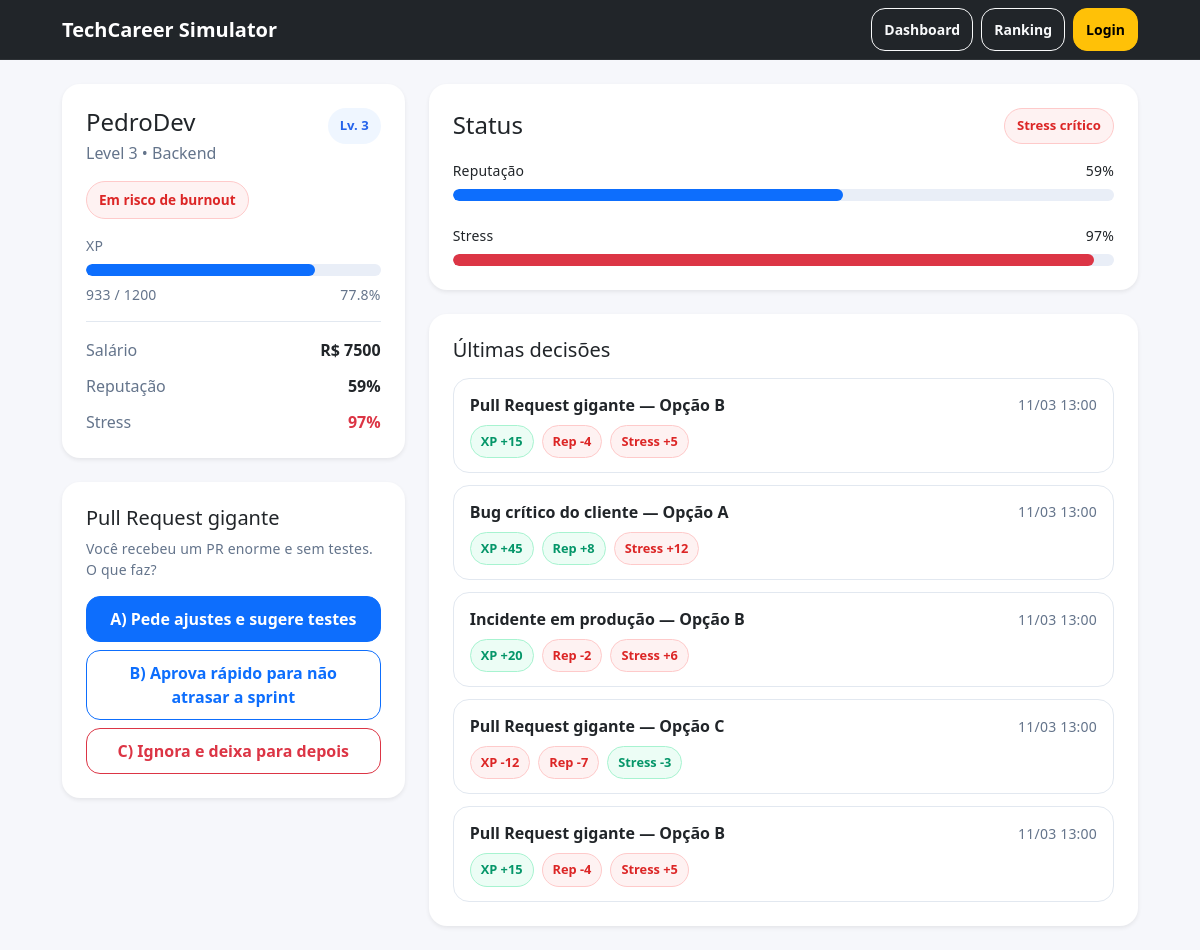
/dashboard, run on the app's committed database.
### models.py (models this page shows)
class User(db.Model):
    id = db.Column(db.Integer, primary_key=True)
    username = db.Column(db.String(100), unique=True, nullable=False)
    stats = db.relationship("Stats", backref="user", uselist=False)

class Stats(db.Model):
    id = db.Column(db.Integer, primary_key=True)
    user_id = db.Column(db.Integer, db.ForeignKey("user.id"), nullable=False, unique=True)
    level = db.Column(db.Integer, default=1)
    xp = db.Column(db.Integer, default=0)
    xp_max = db.Column(db.Integer, default=100)
    salary = db.Column(db.Integer, default=2000)
    reputation = db.Column(db.Integer, default=50)
    stress = db.Column(db.Integer, default=10)

class DecisionLog(db.Model):
    id = db.Column(db.Integer, primary_key=True)
    user_id = db.Column(db.Integer, db.ForeignKey("user.id"), nullable=False)
    choice = db.Column(db.String(1), nullable=False)
    delta_xp = db.Column(db.Integer, default=0)
    delta_reputation = db.Column(db.Integer, default=0)
    delta_stress = db.Column(db.Integer, default=0)
    challenge_title = db.Column(db.String(150), nullable=True)
    created_at = db.Column(db.DateTime, default=datetime.utcnow)

### app.py (the view)
@app.route("/dashboard")
def dashboard():
    user = User.query.first()
    stats = Stats.query.first()
    logs = DecisionLog.query.order_by(DecisionLog.created_at.desc()).limit(5).all()
    if not user or not stats:
        return redirect(url_for("login"))
    current_challenge = random.choice(challenges)
    return render_template(
        "dashboard.html",
        user=user,
        stats=stats,
        logs=logs,
        current_challenge=current_challenge
    )

### templates/dashboard.html (shortened to what this page needs)
{% extends "base.html" %}
{% block content %}
<div class="row g-4">
  <div class="col-12 col-lg-4">
    <div class="card shadow-sm border-0 profile-card">
      <div class="card-body p-4">
        <div class="d-flex justify-content-between align-items-start mb-3">
          <div>
            <h1 class="h4 mb-1">{{ user.username }}</h1>
            <p class="text-secondary mb-0">Level {{ stats.level }} • Backend</p>
          </div>
          <span class="level-badge">Lv. {{ stats.level }}</span>
        </div>
        {% if stats.stress >= 90 %}
          <div class="status-chip danger-soft mb-3">Em risco de burnout</div>
        {% elif stats.reputation >= 80 %}
          <div class="status-chip success-soft mb-3">Profissional em destaque</div>
        {% elif stats.xp >= stats.xp_max * 0.8 %}
          <div class="status-chip info-soft mb-3">Próximo de subir de nível</div>
        {% else %}
          <div class="status-chip neutral-soft mb-3">Em desenvolvimento</div>
        {% endif %}
        <div class="mb-2 small text-secondary">XP</div>
        <div class="progress mb-2">
          <div class="progress-bar" style="width: {{ (stats.xp / stats.xp_max) * 100 }}%"></div>
        </div>
        <div class="d-flex justify-content-between small text-secondary mb-3">
          <span>{{ stats.xp }} / {{ stats.xp_max }}</span>
          <span>{{ ((stats.xp / stats.xp_max) * 100) | round(1) }}%</span>
        </div>
        <hr>
        <div class="info-row">
          <span class="text-secondary">Salário</span>
          <span class="fw-semibold">R$ {{ stats.salary }}</span>
        </div>
        <div class="info-row">
          <span class="text-secondary">Reputação</span>
          <span class="fw-semibold">{{ stats.reputation }}%</span>
        </div>
        <div class="info-row">
          <span class="text-secondary">Stress</span>
          <span class="fw-semibold {% if stats.stress >= 90 %}text-danger{% endif %}">
            {{ stats.stress }}%
          </span>
        </div>
      </div>
    </div>
    <div class="card shadow-sm border-0 mt-4">
      <div class="card-body p-4">
        <h2 class="h5 mb-2">{{ current_challenge.title }}</h2>
        <p class="text-secondary small mb-3">
          {{ current_challenge.prompt }}
        </p>
        <form method="POST" action="{{ url_for('choose') }}" class="d-grid gap-2 mt-3">
          <button
            class="btn btn-primary"
            name="choice"
            value="A"
            type="submit"
          >
            A) {{ current_challenge.a.text }}
          </button>
          <button
            class="btn btn-outline-primary"
            name="choice"
            value="B"
            type="submit"
          >
            B) {{ current_challenge.b.text }}
          </button>
          <button
            class="btn btn-outline-danger"
            name="choice"
            value="C"
            type="submit"
          >
            C) {{ current_challenge.c.text }}
          </button>
        </form>
      </div>
    </div>
  </div>
  <div class="col-12 col-lg-8">
    <div class="card shadow-sm border-0">
      <div class="card-body p-4">
        <div class="d-flex justify-content-between align-items-center mb-3">
          <h2 class="h4 mb-0">Status</h2>
          {% if stats.stress >= 90 %}
            <span class="danger-chip">Stress crítico</span>
          {% endif %}
        </div>
        <div class="mb-2 d-flex justify-content-between small">
          <span>Reputação</span>
          <span>{{ stats.reputation }}%</span>
        </div>
        <div class="progress mb-4">
          <div class="progress-bar" style="width: {{ stats.reputation }}%"></div>
        </div>
        <div class="mb-2 d-flex justify-content-between small">
          <span>Stress</span>
          <span>{{ stats.stress }}%</span>
        </div>
        <div class="progress">
          <div class="progress-bar bg-danger" style="width: {{ stats.stress }}%"></div>
        </div>
      </div>
    </div>
    <div class="card shadow-sm border-0 mt-4">
      <div class="card-body p-4">
        <h2 class="h5 mb-3">Últimas decisões</h2>
        {% if logs and logs|length > 0 %}
          <div class="decision-list">
            {% for l in logs %}
              <div class="decision-item">
                <div class="decision-top">
                  <div class="fw-semibold">
                    {{ l.challenge_title if l.challenge_title else "Desafio" }} — Opção {{ l.choice }}
                  </div>
                  <span class="text-secondary small">{{ l.created_at.strftime("%d/%m %H:%M") }}</span>
                </div>
                <div class="decision-stats mt-2">
                  <span class="decision-pill {% if l.delta_xp >= 0 %}pill-positive{% else %}pill-negative{% endif %}">
                    XP {{ "+" if l.delta_xp > 0 else "" }}{{ l.delta_xp }}
                  </span>
                  <span class="decision-pill {% if l.delta_reputation >= 0 %}pill-positive{% else %}pill-negative{% endif %}">
                    Rep {{ "+" if l.delta_reputation > 0 else "" }}{{ l.delta_reputation }}
                  </span>
                  <span class="decision-pill {% if l.delta_stress <= 0 %}pill-positive{% else %}pill-negative{% endif %}">
                    Stress {{ "+" if l.delta_stress > 0 else "" }}{{ l.delta_stress }}
                  </span>
                </div>
              </div>
            {% endfor %}
          </div>
        {% else %}
          <p class="text-secondary mb-0">Nenhuma decisão registrada ainda.</p>
        {% endif %}
      </div>
    </div>
  </div>
</div>
{% endblock %}

### templates/base.html (shortened to what this page needs)
<!doctype html>
<html lang="pt-br">
<head>
  <link href="https://cdn.jsdelivr.net/npm/bootstrap@5.3.3/dist/css/bootstrap.min.css" rel="stylesheet">
  <link href="{{ url_for('static', filename='css/style.css') }}" rel="stylesheet">
</head>
<body>
<nav class="navbar navbar-expand-lg navbar-dark bg-dark">
  <div class="container">
    <a class="navbar-brand fw-semibold" href="{{ url_for('dashboard') }}">TechCareer Simulator</a>
    <div class="ms-auto d-flex gap-2">
      <a class="btn btn-outline-light btn-sm" href="{{ url_for('dashboard') }}">Dashboard</a>
      <a class="btn btn-outline-light btn-sm" href="{{ url_for('ranking') }}">Ranking</a>
      <a class="btn btn-warning btn-sm" href="{{ url_for('login') }}">Login</a>
    </div>
  </div>
</nav>
<main class="container my-4">
  {% block content %}{% endblock %}
</main>
</body>
</html>

### static/css/style.css (style rules this page uses)
:root { --bg: #f6f7fb; --card: #ffffff; --text: #0f172a; --muted: #64748b; --border: #e2e8f0; --shadow: 0 10px 30px rgba(15, 23, 42, 0.08); }
body { background: var(--bg); color: var(--text); }
.navbar { border-bottom: 1px solid rgba(255,255,255,0.06); }
.container { max-width: 1100px; }
.card { background: var(--card); border-radius: 18px; box-shadow: var(--shadow); }
.card .card-body { padding: 22px; }
hr { border-color: var(--border); opacity: 1; }
.text-secondary { color: var(--muted) !important; }
.progress { height: 12px; border-radius: 999px; background: #e9eef7; }
.progress-bar { border-radius: 999px; }
.btn { border-radius: 14px; padding: 10px 12px; font-weight: 600; }
.btn-outline-primary, .btn-outline-danger { background: #fff; }
.small { letter-spacing: 0.2px; }
.profile-card { position: relative; }
.level-badge { background: #eff6ff; color: #2563eb; font-size: 0.82rem; font-weight: 700; padding: 8px 12px; border-radius: 999px; }
.status-chip { display: inline-block; padding: 8px 12px; border-radius: 999px; font-size: 0.85rem; font-weight: 600; border: 1px solid var(--border); }
.danger-soft { background: #fef2f2; color: #dc2626; border-color: #fecaca; }
.danger-chip { display: inline-block; background: #fef2f2; color: #dc2626; border: 1px solid #fecaca; padding: 7px 12px; border-radius: 999px; font-size: 0.82rem; font-weight: 700; }
.info-row { display: flex; justify-content: space-between; margin-top: 12px; }
.decision-list { display: flex; flex-direction: column; gap: 12px; }
.decision-item { border: 1px solid var(--border); border-radius: 16px; padding: 14px 16px; background: #fff; transition: transform 0.18s ease, box-shadow 0.18s ease; }
.decision-top { display: flex; justify-content: space-between; align-items: center; gap: 12px; }
.decision-stats { display: flex; flex-wrap: wrap; gap: 8px; }
.decision-pill { display: inline-block; padding: 6px 10px; border-radius: 999px; font-size: 0.8rem; font-weight: 700; border: 1px solid transparent; }
.pill-positive { background: #ecfdf5; color: #059669; border-color: #a7f3d0; }
.pill-negative { background: #fef2f2; color: #dc2626; border-color: #fecaca; }

### data on the page
User: username "PedroDev"
Stats: level "3", xp "933", xp_max "1200", ((stats.xp/stats.xp_max)*100)|round(1) "77.8", salary "7500", reputation "59", stress "97"
DecisionLog: challenge_title "Pull Request gigante", choice "B", created_at "11/03 13:00", delta_xp "+", delta_xp "15", delta_reputation "-4", delta_stress "+", delta_stress "5"
DecisionLog: challenge_title "Bug crítico do cliente", choice "A", created_at "11/03 13:00", delta_xp "+", delta_xp "45", delta_reputation "+", delta_reputation "8", delta_stress "+", delta_stress "12"
DecisionLog: challenge_title "Incidente em produção", choice "B", created_at "11/03 13:00", delta_xp "+", delta_xp "20", delta_reputation "-2", delta_stress "+", delta_stress "6"
DecisionLog: challenge_title "Pull Request gigante", choice "C", created_at "11/03 13:00", delta_xp "-12", delta_reputation "-7", delta_stress "-3"
DecisionLog: challenge_title "Pull Request gigante", choice "B", created_at "11/03 13:00", delta_xp "+", delta_xp "15", delta_reputation "-4", delta_stress "+", delta_stress "5"
